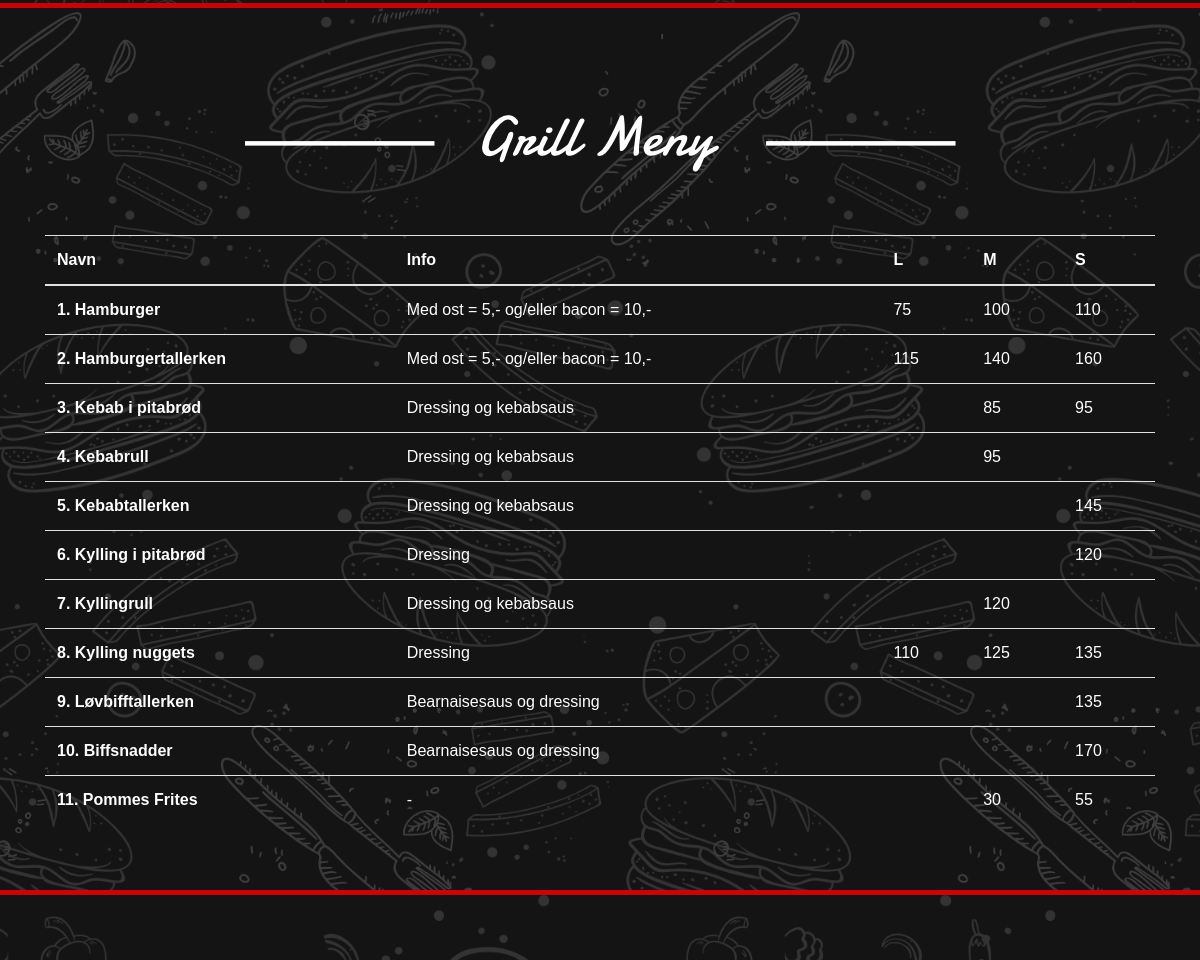
Before: / (middle part) with the older database file.
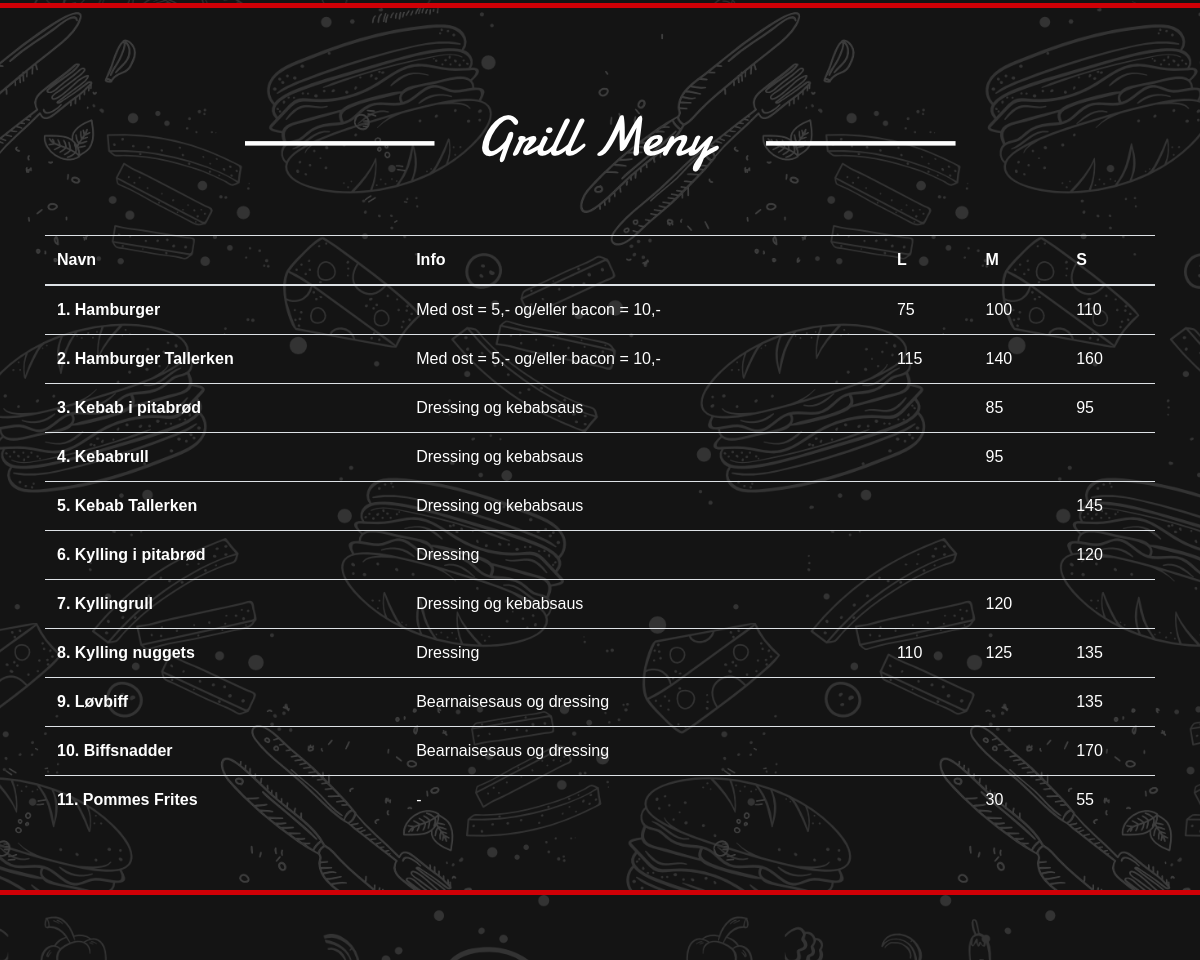
After: the same page with the newer database file.
### app/models.py (models this page shows, shortened)
class GrillMenu(db.Model):
    __tablename__ = "grillmenu"
    id = db.Column(db.Integer, primary_key=True)
    title = db.Column(db.String, unique=False)
    description = db.Column(db.String, unique=False)
    allergies = db.Column(db.String)
    price_small = db.Column(db.String)
    price_medium = db.Column(db.String)
    price_large = db.Column(db.String)

### app/views.py (the view)
@app.route('/')
def home():
	pizzamenu = PizzaMenu.query.all()
	grillmenu = GrillMenu.query.all()
	thaimenu = ThaiMenu.query.all()
	return render_template("index.html", pizzamenu = pizzamenu, grillmenu = grillmenu, thaimenu = thaimenu)

### app/templates/index.html (shortened to what this page needs)
{% extends "base.html"%}
{% block content%}
<div class="main" id="pizza">
</div>
<div class="main" id="grill">
  <div class="container menupadding" align="center">
    <img src="{{url_for('static',filename='grill-icon.png')}}" alt="" class="mb-5 img-fluid">
    <table class="table" style="color: white;">
      <thead>
        <tr align="left">
          <th scope="<col>">Navn</th>
          <th scope="<col>">Info</th>
          <th scope="<col>">L</th>
          <th scope="<col>">M</th>
          <th scope="<col>">S</th>
        </tr>
      </thead>
      <tbody>
          {%for grill in grillmenu%}
        <tr align="left">
        <th scope="row"><b>{{grill.id}}. {{grill.title}}</b></th>
        <td>{{grill.description}}</td>
        <td>{{grill.price_small}}</td>
        <td>{{grill.price_medium}}</td>
        <td>{{grill.price_large}}</td>
        </tr>
        {%endfor%}
      </tbody>
    </table>
  </div>
</div>
<div class="main" id="thai">
  <div class="container menupadding" align="center">
  </div>
</div>
{% endblock %}

### app/templates/base.html (shortened to what this page needs)
<!DOCTYPE html>
<html lang="no">
  <head>
    <link rel="stylesheet" href="https://stackpath.bootstrapcdn.com/bootstrap/4.3.1/css/bootstrap.min.css">
    <link rel="stylesheet" href="{{url_for('static', filename ='css/main.css')}}" type="text/css">
    <link rel="stylesheet" href="{{url_for('static', filename ='css/animation.css')}}" type="text/css">
  </head>
  <body>
    {% block content %}
    {% endblock %}
  </body>
</html>

### app/static/css/main.css (style rules this page uses)
body { font-family: 'Open Sans', sans-serif; min-height: 400px; color: white; }
.table { font-family: Arial; }
#pizza { height: 100%; min-height: 500px; padding-bottom: 50px; background-image: url(/static/pizza-doodle.png); background-color: rgb(20,20,20); background-size: cover; background-position: center; background-repeat: no-repeat; border-top: 5px solid rgb(207, 0, 6); border-bottom: 5px solid rgb(207, 0, 6); }
#grill { height: 100%; min-height: 500px; padding-bottom: 50px; background-image: url(/static/grill-doodle.png); background-color: rgb(20,20,20); background-size: cover; background-position: center; background-repeat: no-repeat; border-bottom: 5px solid rgb(207, 0, 6); }
#thai { height: 100%; min-height: 500px; padding-bottom: 50px; background-image: url(/static/thai-doodle.png); background-color: rgb(20,20,20); background-size: cover; background-position: center; background-repeat: no-repeat; border-bottom: 5px solid rgb(207, 0, 6); }
.menupadding { padding-top: 100px; }

Changed rows visible on the page:
changed GrillMenu id 2: title "Hamburgertallerken" → "Hamburger Tallerken"
changed GrillMenu id 5: title "Kebabtallerken" → "Kebab Tallerken"
changed GrillMenu id 9: title "Løvbifftallerken" → "Løvbiff"
